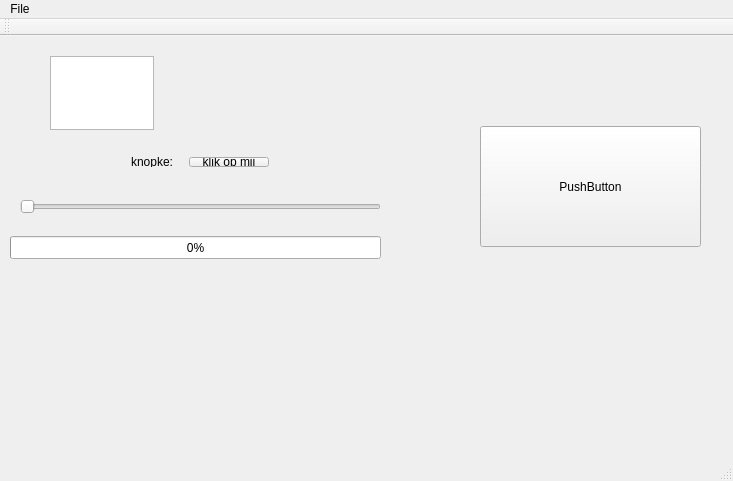
<?xml version="1.0" encoding="UTF-8"?>
<ui version="4.0">
 <class>MainWindow</class>
 <widget class="QMainWindow" name="MainWindow">
  <property name="geometry">
   <rect>
    <x>0</x>
    <y>0</y>
    <width>733</width>
    <height>481</height>
   </rect>
  </property>
  <property name="windowTitle">
   <string>MainWindow</string>
  </property>
  <widget class="QWidget" name="centralWidget">
   <widget class="QTextEdit" name="textEdit">
    <property name="geometry">
     <rect>
      <x>50</x>
      <y>20</y>
      <width>104</width>
      <height>74</height>
     </rect>
    </property>
   </widget>
   <widget class="QProgressBar" name="progress">
    <property name="geometry">
     <rect>
      <x>10</x>
      <y>200</y>
      <width>371</width>
      <height>23</height>
     </rect>
    </property>
    <property name="value">
     <number>0</number>
    </property>
   </widget>
   <widget class="QSlider" name="slider">
    <property name="geometry">
     <rect>
      <x>20</x>
      <y>160</y>
      <width>361</width>
      <height>22</height>
     </rect>
    </property>
    <property name="orientation">
     <enum>Qt::Horizontal</enum>
    </property>
   </widget>
   <widget class="QWidget" name="layoutWidget">
    <property name="geometry">
     <rect>
      <x>120</x>
      <y>110</y>
      <width>160</width>
      <height>32</height>
     </rect>
    </property>
    <layout class="QHBoxLayout" name="horizontalLayout">
     <item>
      <widget class="QLabel" name="label">
       <property name="text">
        <string>knopke:</string>
       </property>
       <property name="buddy">
        <cstring>btnSup</cstring>
       </property>
      </widget>
     </item>
     <item>
      <widget class="QPushButton" name="btnSup">
       <property name="text">
        <string>klik op mij</string>
       </property>
      </widget>
     </item>
    </layout>
   </widget>
   <widget class="QPushButton" name="pushButton">
    <property name="geometry">
     <rect>
      <x>480</x>
      <y>90</y>
      <width>221</width>
      <height>121</height>
     </rect>
    </property>
    <property name="text">
     <string>PushButton</string>
    </property>
   </widget>
  </widget>
  <widget class="QMenuBar" name="menuBar">
   <property name="geometry">
    <rect>
     <x>0</x>
     <y>0</y>
     <width>733</width>
     <height>22</height>
    </rect>
   </property>
   <widget class="QMenu" name="menuFile">
    <property name="title">
     <string>File</string>
    </property>
    <addaction name="actionHullep"/>
   </widget>
   <addaction name="menuFile"/>
  </widget>
  <widget class="QToolBar" name="mainToolBar">
   <attribute name="toolBarArea">
    <enum>TopToolBarArea</enum>
   </attribute>
   <attribute name="toolBarBreak">
    <bool>false</bool>
   </attribute>
  </widget>
  <widget class="QStatusBar" name="statusBar"/>
  <action name="actionHullep">
   <property name="text">
    <string>Hullep</string>
   </property>
  </action>
 </widget>
 <layoutdefault spacing="6" margin="11"/>
 <tabstops>
  <tabstop>textEdit</tabstop>
  <tabstop>btnSup</tabstop>
  <tabstop>slider</tabstop>
 </tabstops>
 <resources/>
 <connections>
  <connection>
   <sender>slider</sender>
   <signal>valueChanged(int)</signal>
   <receiver>progress</receiver>
   <slot>setValue(int)</slot>
   <hints>
    <hint type="sourcelabel">
     <x>93</x>
     <y>207</y>
    </hint>
    <hint type="destinationlabel">
     <x>95</x>
     <y>243</y>
    </hint>
   </hints>
  </connection>
  <connection>
   <sender>textEdit</sender>
   <signal>textChanged()</signal>
   <receiver>btnSup</receiver>
   <slot>click()</slot>
   <hints>
    <hint type="sourcelabel">
     <x>141</x>
     <y>94</y>
    </hint>
    <hint type="destinationlabel">
     <x>226</x>
     <y>167</y>
    </hint>
   </hints>
  </connection>
 </connections>
</ui>
